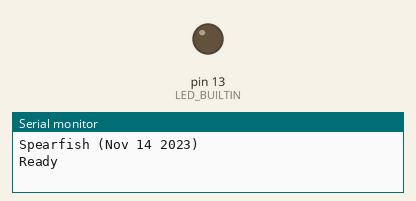
A program run on a simulated Arduino Uno, built with avr-gcc and run on an emulated ATmega328P. Parts: output pins drawn as LEDs (lit = HIGH), the last lines printed to the serial monitor. Dashed ring = blinking. EEPROM starts erased.

Above: at 1.0 s.
At 2.5 s:
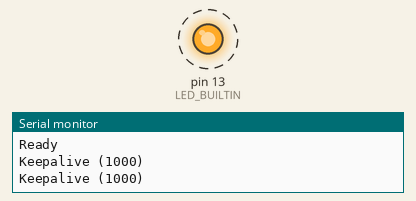
Timing chart, 0 to 4.6 s (numbered marks = the images above):
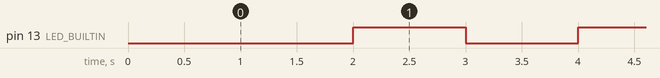

The program:

main.cpp
```cpp
/*
 * main.cpp
 *
 *  Created on: 24 Apr 2014
 *      Author: Chris Marr
 *
 *  Main routines to start and run Spearfish RepRap CNC firmware
 *  contains setup() and loop() routines, as well as primary application class
 *
 */

#include <Arduino.h>

#include "Spearfish.h"
#include "Config.h"

// Un-comment this line to show a serial keep alive message every second
#define KEEPALIVE

#ifdef KEEPALIVE
unsigned long kaTimer;
bool bState = false;
#endif

// The C++ way to do this is to declare a pointer and then create a new instance in setup()
// But we should try to dynamically allocate memory in an embedded device, so here's our instance class
CSpearfish SF;

// This will only use the default handler for configuration so default (empty) constructor is fine
CConfig config;

// Standard Arduino setup() function called for initialisation
void setup()
{
	// Proper way is to create a new constructor and pass in the Config and Serial instances we're using.
	// we'll fudge it using static instances of the class and refer to them directly

	// Pass Spearfish the Serial object we'll use for communication with the outside world
	SF = Serial;

	// Tell Spearfish to begin setting up
	SF.DoSetup();
#ifdef KEEPALIVE
	kaTimer = 0;
	pinMode(LED_BUILTIN, OUTPUT);
#endif
}

// Standard Arduino loop() function that repetitively loops through the process
void loop()
{
	SF.DoLoop();
#ifdef KEEPALIVE
	unsigned long time,diff;
	time = millis();
	diff = time - kaTimer;
	if(diff >= 1000)
	{
		if(bState)
		{
			bState = false;
			digitalWrite(LED_BUILTIN,HIGH);
		}
		else
		{
			bState = true;
			digitalWrite(LED_BUILTIN,LOW);
		}

		kaTimer = time;
		Serial.print("Keepalive (");
		Serial.print(diff);
		Serial.println(")");
	}
#endif
}
```

Defaults.h
```cpp
/*
 * Defaults.h
 *
 *  Created on: 28 Apr 2014
 *      Author: Chris Marr
 */

#ifndef DEFAULTS_H_
#define DEFAULTS_H_

// Default values for EEPROM

// Default Baud rate
#define DEFAULT_BAUD	115200


#endif /* DEFAULTS_H_ */
```

Language.h
```cpp
/*
 * Language.h
 *
 *  Created on: 29 Apr 2014
 *      Author: Chris Marr
 *
 *  #defines for the language texts used in the firmware
 */

#ifndef LANGUAGE_H_
#define LANGUAGE_H_

/* English language default */

#define LANG_FIRMWARE	"Spearfish"
#define LANG_READY		"Ready"


#endif /* LANGUAGE_H_ */
```

Spearfish.cpp
```cpp
/*
 * Spearfish.cpp
 *
 *  Created on: 24 Apr 2014
 *      Author: Chris
 */

#include <avr/pgmspace.h>

#include "Spearfish.h"
#include "Texts.h"

#define SERIAL_OUT(a)			m_Ser->print(a);
#define SERIAL_OUT_LN(a)		m_Ser->println(a);
#define SERIAL_OUT_SF(a)		m_Ser->print(SF_TEXT(a));
#define SERIAL_OUT_SF_LN(a)		m_Ser->println(SF_TEXT(a));

CSpearfish::CSpearfish() :
	m_Ser(NULL)
{
	// default constructor
}

CSpearfish::~CSpearfish()
{
	// default destructor to handle resource release (never actually used!)
}

void CSpearfish::DoSetup()
{
	// If we don't have m_Cfg or m_Ser, then we're doomed from the start...
	// Read configuration settings
	ReadWriteSettings(EEPROM_READ);
	//	Setup the serial line
	m_Ser->begin(getBaudRate());

	//	Tell whoever's listening who we are
	SERIAL_OUT_SF(TID_FIRMWARE);SERIAL_OUT_SF(TID_PREFIX);SERIAL_OUT_SF(TID_DATE);SERIAL_OUT_LN(')');
	//	Any other initialisation

	SERIAL_OUT_SF_LN(TID_READY)
}

int CSpearfish::DoLoop()
{
	//	Check buffer
	//	Do moves
	return 0;
}
```

Spearfish.h
```cpp
/*
 * Spearfish.h
 *
 *  Created on: 24 Apr 2014
 *      Author: Chris Marr
 *
 *      Spearfish application firmware class
 *      Interfaces between serial communication and hardware via G-codes
 *      G-codes are of Marlin flavour (unless I find a limitation with them...)
 */

#ifndef SPEARFISH_H_
#define SPEARFISH_H_

//#include <avr/pgmspace.h>

#include "HardwareSerial.h"
#include "Config.h"

// Derive CSpearfish from an underlying config class (stored in EEPROM)
class CSpearfish : public CConfig
{
public:
	CSpearfish();
	virtual ~CSpearfish();
	void DoSetup();
	int DoLoop();

	CSpearfish& operator=(HardwareSerial &ser){m_Ser=&ser;	return *this;};

private:
	HardwareSerial *m_Ser;
};

#endif /* SPEARFISH_H_ */
```

Texts.cpp
```cpp
/*
 * Texts.cpp
 *
 *  Created on: 29 Apr 2014
 *      Author: Chris Marr
 */

#include <avr/pgmspace.h>
#include "Texts.h"
#include "Language.h"

const char PROGMEM __alphabet[]={
		'A','B','C','D','E','F',
		'G','H','I','J','K','L','M',
		'N','O','P','Q','R','S',
		'T','U','V','W','X','Y','Z',
		'0','1','2','3','4','5','6','7','8','9',
		'(',')',':',
			};

const char* PROGMEM __text[]={
		LANG_FIRMWARE,			//	Firmware name
		LANG_READY,				//	Ready message
		" (",					//	Date Prefix
		__DATE__,				//	Compilation date
};
```

Texts.h
```cpp
/*
 * Texts.h
 *
 *  Created on: 29 Apr 2014
 *      Author: Chris Marr
 *
 *      Creates tables of text strings for storing in flash for use in firmware
 */

#ifndef TEXTS_H_
#define TEXTS_H_

#include <avr/pgmspace.h>

extern const char PROGMEM __alphabet[];

extern const char* PROGMEM __text[];

#define SF_TEXT(a) __text[a]

//	Text ID's for texts we want to pull out of flash
#define TID_FIRMWARE	0
#define TID_READY		1
#define TID_PREFIX		2
#define TID_DATE		3


#endif /* TEXTS_H_ */
```

Config.cpp
```cpp
/*
 * Config.cpp
 *
 *  Created on: 25 Apr 2014
 *      Author: Chris
 */

#include "Config.h"
#include "Defaults.h"

#include "EEPROM/EEPROM.h"


CConfig::CConfig() :
	m_nSerialBaudRate(DEFAULT_BAUD)
{
	// Set Configuration to default values
}

CConfig::~CConfig()
{
	// Auto-generated destructor stub
	// We shouldn't need to do anything in here as we use this as a static instance for the life of the embedded device
}

//Could probably use the below macro to achieve the same...
//#define ReadWriteEEPROMBuffer(a,b,c,d) ({int n;if(d){n=ReadEEPROMBuffer(a,b,c);}else{n=WriteEEPROMBuffer(a,b,c);} n;})
int CConfig::ReadWriteEEPROMBuffer(int &nAddr, void *pData, size_t len, bool bRead)
{
	int retlen;
	if(bRead != EEPROM_WRITE)
		retlen = ReadEEPROMBuffer(nAddr, pData, len);
	else
		retlen = WriteEEPROMBuffer(nAddr, pData, len);

	return retlen;
}

int CConfig::ReadEEPROMBuffer(int &nAddr, void *pDest, size_t len)
{
	size_t n;
	for (n=0; n<len; n++)
		*(((uint8_t*)pDest)+n)=EEPROM.read(nAddr+n);

	return (int)len;
}

int CConfig::WriteEEPROMBuffer(int &nAddr, void *pDest, size_t len)
{
	size_t n;
	for (n=0; n<len; n++)
		EEPROM.write(nAddr+n, *(((uint8_t*)pDest)+n));

	return (int)len;
}

void CConfig::ReadWriteSettings(bool bRead)
{
	//	Retrieve settings from EEPROM
	int i=0;
	int nVer;

	if(CONFIG_VER == 0)
		bRead = EEPROM_WRITE;

	i+=ReadWriteEEPROMBuffer(i, &nVer, sizeof(nVer), bRead);

	if(nVer == CONFIG_VER)
	{
		i+=ReadWriteEEPROMBuffer(i, &m_nSerialBaudRate, sizeof(m_nSerialBaudRate), bRead);
	}
}
```

Config.h
```cpp
/*
 * Config.h
 *
 *  Created on: 25 Apr 2014
 *      Author: Chris
 */

#ifndef CONFIG_H_
#define CONFIG_H_

#include <stdlib.h>

//	Development version...
#define	CONFIG_VER	0x00

#define EEPROM_READ true
#define EEPROM_WRITE false

class CConfig {
public:
	CConfig();
	virtual ~CConfig();
	void ReadWriteSettings(bool bRead);

	//	Baud rate for serial comms
	unsigned long getBaudRate(){return m_nSerialBaudRate;};

private:
	int ReadWriteEEPROMBuffer(int &nAddr, void *pData, size_t len, bool bRead);
	int ReadEEPROMBuffer(int &nAddr, void *pDest, size_t len);
	int WriteEEPROMBuffer(int &nAddr, void *pSource, size_t len);
	unsigned long m_nSerialBaudRate;
};

#endif /* CONFIG_H_ */
```

Measured:
- by itself, pin 13 (LED_BUILTIN): alternates HIGH for 1.0 s and LOW for 1.0 s
